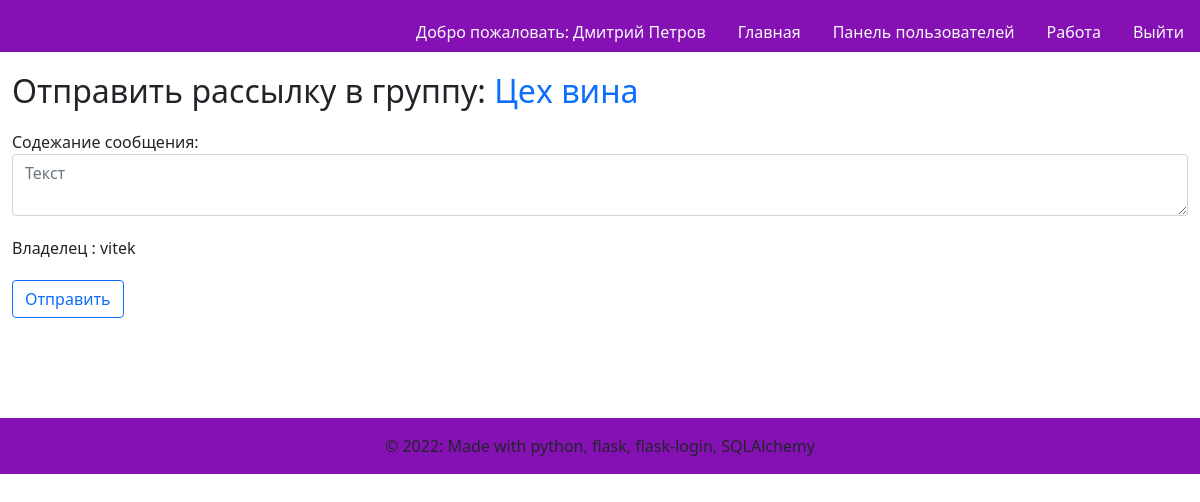
Screenshot of /7/groupmessage (signed in) with the database file from the repository.
### models.py (models this page shows)
class User(UserMixin, db.Model):
    id = db.Column(db.Integer,
                   nullable=False,
                   unique=True,
                   primary_key=True,
                   autoincrement=True)  # primary keys are required by SQLAlchemy
    password = db.Column(db.String(100))  # пароль есть только у администраторов и модераторов
    name = db.Column(db.String(100))  # имя фамилия
    phone_number = db.Column(db.String(11), unique=True)  # номер телефона
    vk_authorized = db.Column(db.Boolean, default=False)  # авторизован вк или нет
    tlg_authorized = db.Column(db.Boolean, default=False)  # авторизован в телеграм или нет
    status = db.Column(db.String(30))  # статус пользователя(ожидает подтверждения\в архиве\подтвержден)
    app_role = db.Column(db.String(20))  # роль в приложении(админ, модератор, пользователь)
    organisation_role = db.Column(db.String(100))  # должность в организации
    tlg_chat_id = db.Column(db.Integer, default=-1)
    vk_chat_id = db.Column(db.Integer, default=-1)

class Group(db.Model):
    id = db.Column(db.Integer,
                   nullable=False,
                   unique=True,
                   primary_key=True,
                   autoincrement=True)  # primary keys are required by SQLAlchemy
    name = db.Column(db.String(100), unique=True)  # название группы
    owner_id = db.Column(db.Integer, db.ForeignKey('user.id'))  # идентификатор создателя или владельца
    owner = db.relationship('User', backref='owner', lazy='subquery')

### messages.py (the view)
@messages.route('/<int:id>/groupmessage')
@login_required
def groupmessage(id):
    group = Group.query.filter_by(id=id).first()
    owner = User.query.filter_by(id=group.owner_id).first()
    return render_template('groupmessage.html', group=group, owner=owner)

### templates/groupmessage.html
{% extends "base.html" %}
{% block content %}
    <h2>Отправить рассылку в группу: <a class="text-decoration-none" href="{{ url_for('groups.editgroup', id=group.id) }}">{{ group.name }}</a></h2>
    <form method="post">
        <div class="form-group" style="margin-top: 20px">
            <label for="title">Содежание сообщения:</label>
            <textarea name="message_content" placeholder="Текст"
                  class="form-control">{{ request.form['message_content'] }}</textarea>
        </div>
        <div class="form-group" style="margin-top: 20px">
            <label for="content">Владелец : {{ owner.name }}</label>
        </div>
        <div class="form-group" style="margin-top: 20px">
            <button type="submit" class="btn btn-outline-primary">Отправить</button>
        </div>
    </form>
{% endblock %}

### templates/base.html (shortened to what this page needs)
<!DOCTYPE html>
<html>
<head>
    <link rel="stylesheet" href="https://cdnjs.cloudflare.com/ajax/libs/bulma/0.7.2/css/bulma.min.css" />
    <link href="https://cdn.jsdelivr.net/npm/bootstrap@5.1.3/dist/css/bootstrap.min.css" rel="stylesheet">
    <link rel="stylesheet" href="../static/css/preloader.css"/>
</head>
<body class="loader-body" style="background-color: #ffffff; height: inherit">
            <nav class="d-none page-header navbar navbar-light sticky-top" style="background-color: #8511b4;">
                <div class="container-fluid ">
                    <ul class="nav nav-pills position-absolute bottom-0 end-0">
                        {% if current_user.is_authenticated %}
                        <li class="nav-item">
                            <a class="nav-link text-light" style="color: black"
                                        href="{{ url_for('users.edituser', id=current_user.id) }}">
                                Добро пожаловать: {{ current_user.name }}
                            </a>
                         </li>
                        {% endif %}
                        <li class="nav-item" >
                            <a href="{{ url_for('main.index') }}" class="nav-link text-light">
                                Главная
                            </a>
                        </li>
                        {% if current_user.is_authenticated %}
                        <li class="nav-item">
                            <a href="{{ url_for('main.admusers') }}" class="nav-link text-light">
                                Панель пользователей
                            </a>
                        </li>
                        {% endif %}
                        {% if current_user.is_authenticated %}
                        <li class="nav-item">
                            <a href="{{ url_for('main.workallusers') }}" class="nav-link text-light">
                                Работа
                            </a>
                        </li>
                        {% endif %}
                        {% if current_user.is_authenticated %}
                        <li class="nav-item">
                            <a href="{{ url_for('auth.logout') }}" class="nav-link text-light">
                                Выйти
                            </a>
                        </li>
                        {% endif %}
                    </ul>
                </div>
            </nav>
            <div class="d-none page-main container-fluid" style="height: 82%">
                   {% block content %}
                   {% endblock %}
            </div>
            <footer class="d-none page-footer font-small blue" style="background-color: #8511b4; margin-top: 100px">
              <div class="footer-copyright text-center py-3">© 2022: Made with python, flask, flask-login, SQLAlchemy
              </div>
            </footer>
    </body>
</html>

### rows the page displays
User: name "Дмитрий Петров"
Group: name "Цех вина"
User: name "vitek"
